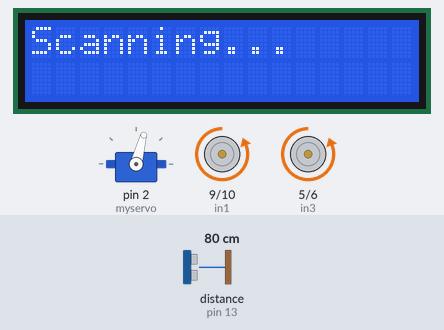
Bench run of a sketch on a simulated Arduino Uno, built with avr-gcc and run on an emulated ATmega328P. Parts: 16×2 character LCD, servo, motor-driver pin pairs drawn as motors (green arrow = first pin HIGH = forward, orange = second pin HIGH = backward, longer = more drive, scaled by the enable pin). Wiring (inferred from the names in the program): ultrasonic range finder: trigger pin 12; echo pin 13. Inputs (shaded band) come from the test bench; at power-on: distance to the obstacle (sensor on pin 13) 80 cm. The echo pulse lasts 58.3 µs per cm.

Above: at 4.9 s.
5.0 s: distance to the obstacle (sensor on pin 13) set to 2 cm
At 7.9 s:
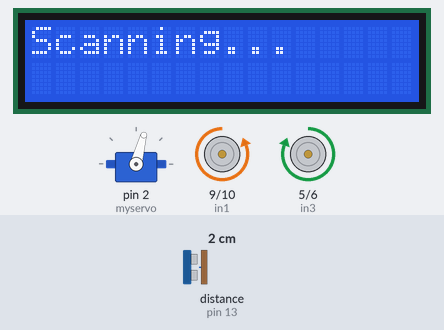
8.0 s: distance to the obstacle (sensor on pin 13) set to 35 cm
At 10.4 s:
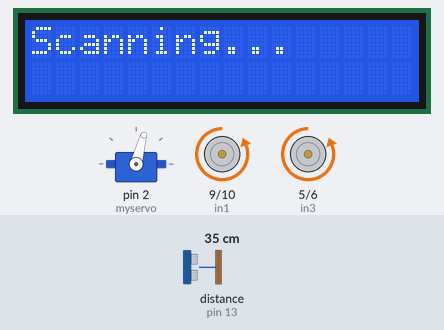
10.9 s: distance to the obstacle (sensor on pin 13) set to 4 cm
At 12.2 s:
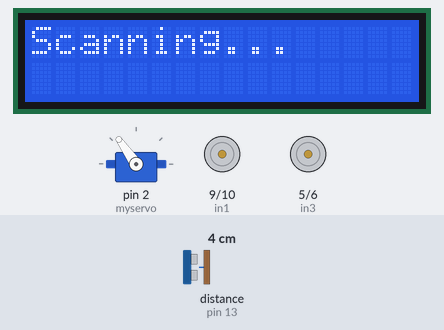
Timing chart, 0 to 19.9 s (numbered marks = the images above; inputs shaded):
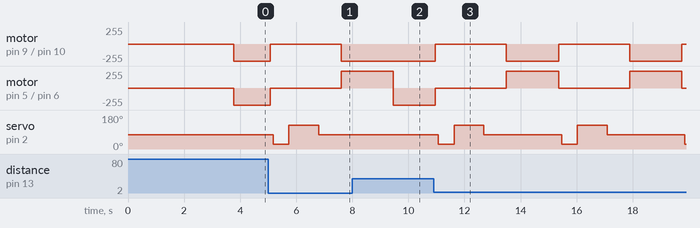

The sketch:

TruckRobot.ino
```cpp
#include <Servo.h>
#include <Wire.h>
#include <LiquidCrystal_I2C.h>

// connect motor controller pins to Arduino digital pins
// right motor
#define enA 8
#define in1 9
#define in2 10
// left motor
#define enB 7
#define in4 6
#define in3 5

// servo angles for Ultrasonic
#define right 0
#define center 75
#define left 160

// Ultrasonic pins
#define echoPin 13
#define trigPin 12

LiquidCrystal_I2C lcd(0x27, 16, 2);   /* Задаем адрес и размерность дисплея.
  При использовании LCD I2C модуля с дисплеем 20х04 ничего в коде изменять не требуется, cледует только задать правильную размерность */

Servo myservo;  // create servo object to control a servo

// variable for ultrasonic measurements
int distance;

void servoSlow(Servo num, int pos, int time, int start);
void findDistance();
void moveStright();
void moveBackward();
void turnRight();
void turnLeft();
void stopMotors();

void setup()
{
  // Print a message to the LCD.
  lcd.begin();
  lcd.setCursor(0, 0); // first digit is a column, second is a row
  lcd.print("Scanning...");

  //Initialize The Serial Port
  Serial.begin(9600);

  //Initialize The Servo Motor
  myservo.attach(2);  // attaches the servo on pin 2 to the servo object
  myservo.write(center);

  servoSlow(myservo, 180, 10, center); // Servo num, int pos, int time, int start
  servoSlow(myservo, center, 10, 180);
  servoSlow(myservo, 0, 10, center);
  servoSlow(myservo, center, 10, 0);

  //Ultrasonic Pin Mode Settings
  pinMode(trigPin, OUTPUT);
  pinMode(echoPin, INPUT);

  // set all the motor control pins to outputs
  pinMode(enA, OUTPUT);
  pinMode(enB, OUTPUT);
  pinMode(in1, OUTPUT);
  pinMode(in2, OUTPUT);
  pinMode(in3, OUTPUT);
  pinMode(in4, OUTPUT);

  // PWM for motors
  analogWrite(enA, 255);
  analogWrite(enB, 255);
}

void loop()
{
  findDistance();
  if (distance > 30 || distance == 0) {
    moveStright();
  } else {
    stopMotors();
    delay(50);
    findDistance();
    if (distance > 30 || distance == 0) {
      moveStright();
    } else {
      myservo.write(center - 50);
      delay(500);
      findDistance();
      if (distance > 30 || distance == 0) {
        myservo.write(center);
        delay(500);
        turnRight();
        delay(900);
      } else {
        myservo.write(center + 50);
        delay(1000);
        findDistance();
        if (distance > 30 || distance == 0) {
          myservo.write(center);
          delay(800);
          turnLeft();
          delay(900);
        } else {
          myservo.write(center);
          delay(800);
          turnLeft();
          delay(1800);
        }
      }

    }
  }
}

void moveStright()
{
  analogWrite(enA, 255);
  analogWrite(enB, 255);
  digitalWrite(in1, LOW);
  digitalWrite(in2, HIGH);
  digitalWrite(in3, LOW);
  digitalWrite(in4, HIGH);
}

void moveBackward()
{
  digitalWrite(in1, HIGH);
  digitalWrite(in2, LOW);
  digitalWrite(in3, HIGH);
  digitalWrite(in4, LOW);
}

void turnRight() // delay(900) on speed 255
{
  digitalWrite(in1, HIGH);
  digitalWrite(in2, LOW);
  digitalWrite(in3, LOW);
  digitalWrite(in4, HIGH);
}

void turnLeft() // delay(900) on speed 255
{
  digitalWrite(in1, LOW);
  digitalWrite(in2, HIGH);
  digitalWrite(in3, HIGH);
  digitalWrite(in4, LOW);
}

void stopMotors()
{
  digitalWrite(in1, LOW);
  digitalWrite(in2, LOW);
  digitalWrite(in3, LOW);
  digitalWrite(in4, LOW);
}

// manage servo motion speed
void servoSlow( Servo num, int pos, int time, int start)
{
  num.write(start);
  if (start < pos) {

    for ( int i = start; i < pos; i++)
    { num.write(i);
      delay(time);
    }
  }
  else {
    for ( int i = start; i > pos; i--)
    { num.write(i);
      delay(time);
    }
  }
}

// Measure distance with Ultrasonic sensor
void findDistance() {
  int duration = 0;
  digitalWrite(trigPin, HIGH);
  delayMicroseconds(10);
  digitalWrite(trigPin, LOW);
  duration = pulseIn(echoPin, HIGH);
  distance = (duration / 2) * (1 / 29.1);
  delay(60);
}
```

Measured:
- after the input at 5.0 s, motor on pin 9 (in1) / pin 10 (in2): backward 255/255 → stopped after 0.07 s, → backward 255/255 2.5 s later; motor on pin 5 (in3) / pin 6 (in4): backward 255/255 → stopped after 0.07 s, → forward 255/255 2.5 s later; servo on pin 2 (myservo): 75° → 25° after 0.18 s, → 125° 0.56 s later, → 75° 1.1 s later
- after the input at 8.0 s, motor on pin 9 (in1) / pin 10 (in2): stays backward 255/255 (without the input it goes to stopped after 1.5 s); motor on pin 5 (in3) / pin 6 (in4): forward 255/255 → backward 255/255 after 1.5 s; servo on pin 2 (myservo): stays 75° (without the input it goes to 25° after 1.6 s)
- after the input at 10.9 s, motor on pin 9 (in1) / pin 10 (in2): alternates backward 255/255 for 1.9 s and stopped for 2.5 s, starting after 0.06 s; motor on pin 5 (in3) / pin 6 (in4): alternates forward 255/255 for 1.9 s and stopped for 2.5 s, starting after 0.06 s
